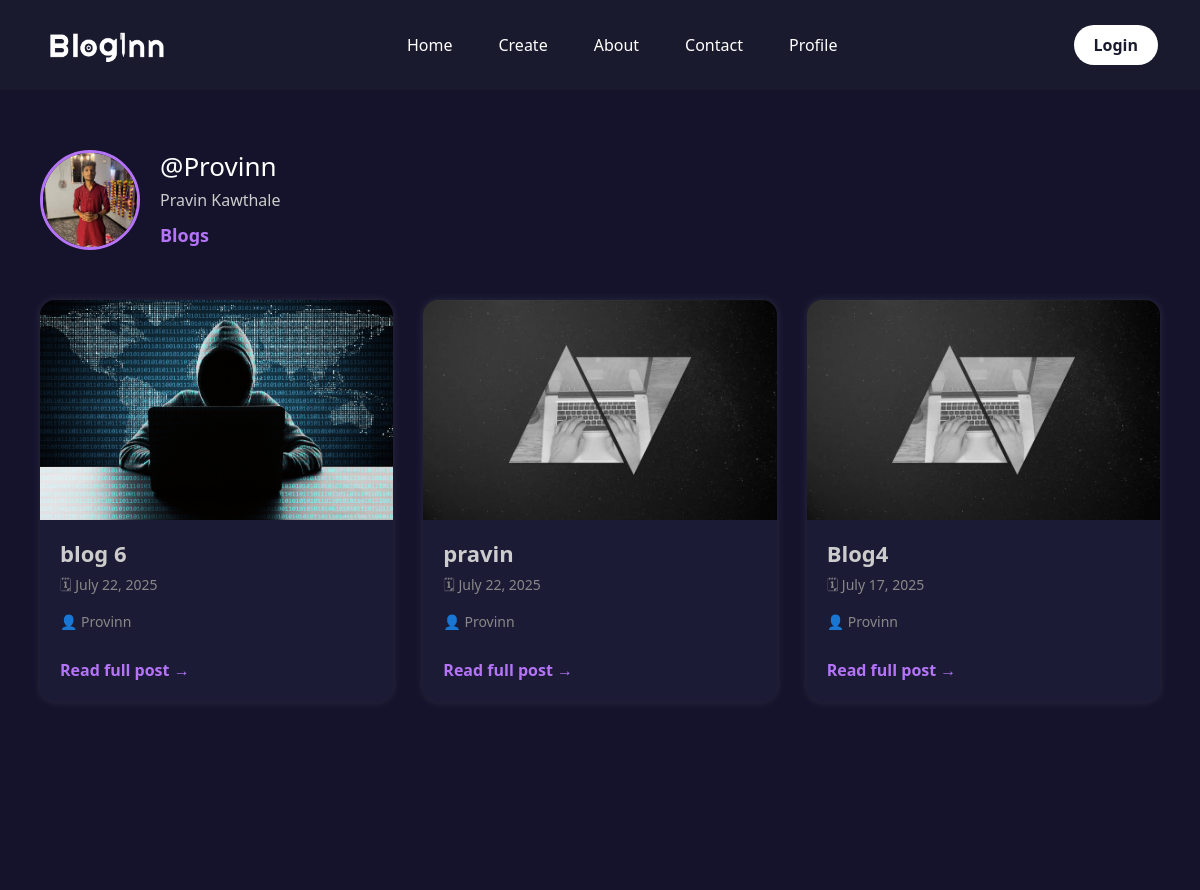
/users/Provinn/, run on the app's committed database.
### users/models.py (models this page shows, shortened)
class profile(models.Model):
    user = models.OneToOneField(User, on_delete=models.CASCADE)
    image = models.ImageField(default='default.jpg', upload_to='profile_pics')
    gender = models.CharField(default='Other', max_length=10, choices=[('Male', 'Male'), ('Female', 'Female'), ('Other', 'Other')])
    age = models.IntegerField(null=True, blank=True)
    fullname = models.CharField(max_length=100, null=True, blank=True)
    summary = models.TextField(max_length=500, null=True, blank=True)

### blog/models.py (models this page shows, shortened)
class Post(models.Model):
    title=models.CharField(max_length=100)
    content=models.TextField()
    date_posted=models.DateTimeField(default=timezone.now)
    author=models.ForeignKey(User,on_delete=models.CASCADE)
    image=models.ImageField(default="background.jpg",upload_to='blog')
    liked_users = models.ManyToManyField(User, through='Like', related_name='liked_posts')

### blog/views.py (the view)
# urls.py: path("users/<str:username>/",UserPostListView.as_view(),name="user-posts"),
class UserPostListView(ListView):
    model=Post
    template_name="blog/users_post.html"
    context_object_name = 'posts'
    paginate_by=5
    def get_queryset(self):
        user=get_object_or_404(User,username=self.kwargs.get('username'))
        return Post.objects.filter(author=user).order_by('-date_posted')
    def get_context_data(self, **kwargs):
        context = super().get_context_data(**kwargs)
        context['user'] = get_object_or_404(User, username=self.kwargs.get('username'))
        return context

### blog/templates/blog/users_post.html (shortened to what this page needs)
{% extends "blog/base.html" %}
{% block content %}
<div class="user-posts-container">
    {% if posts %}
        <div class="user-profile">
            <div class="user-info">
                {% if user.profile.image %}
                    <img src="{{ user.profile.image.url }}" alt="Profile Picture" class="user-image">
                {% else %}
                    <img src="https://via.placeholder.com/100" alt="No Image" class="user-image">
                {% endif %}
                <div class="user-details">
                    <h2>@{{ user.username }}</h2>
                    <p>{{ user.first_name }} {{ user.last_name }}</p>
                    <div class="post-count">{{ posts.paginator.count }} Blogs</div>
                </div>
            </div>
        </div>
        <div class="grid-container">
            {% for post in posts %}
                <div class="post-card">
                    {% if post.image %}
                        <img src="{{ post.image.url }}" class="post-image" alt="Post Image">
                    {% else %}
                        <img src="https://via.placeholder.com/300x220?text=No+Image" class="post-image" alt="No Image">
                    {% endif %}
                    <div class="post-meta">
                        <h3 class="post-title">{{ post.title }}</h3>
                        <p class="post-date">🗓 {{ post.date_posted|date:"F j, Y" }}</p>
                        <p class="post-author">👤 {{ post.author }}</p>
                        <a class="read-more" href="{% url 'post-detail' post.id %}">Read full post →</a>
                    </div>
                </div>
            {% endfor %}
        </div>
    {% else %}
        <p style="color: #999; font-size: 18px; text-align:center;">No posts available by this user.</p>
    {% endif %}
</div>
{% endblock %}

### blog/templates/blog/base.html (style rules this page uses)
body { background-color: #1a1a2e; color: #ffffff; font-family: 'Segoe UI', sans-serif; }

### blog/templates/blog/users_post.html (style rules this page uses)
.user-posts-container { background-color: #14132b; min-height: 100vh; padding: 60px 40px; color: white; }
.user-profile { display: flex; align-items: center; justify-content: space-between; margin-bottom: 50px; flex-wrap: wrap; }
.user-info { display: flex; align-items: center; gap: 20px; }
.user-image { width: 100px; height: 100px; border-radius: 50%; object-fit: cover; border: 3px solid #b574f8; }
.user-details { text-align: left; }
.user-details h2 { font-size: 26px; margin: 0; color: #fff; }
.user-details p { margin: 5px 0 0; color: #ccc; }
.post-count { font-size: 18px; color: #b574f8; font-weight: bold; margin-top: 10px; }
.grid-container { display: grid; grid-template-columns: repeat(auto-fit, minmax(300px, 1fr)); gap: 30px; }
.post-card { background-color: #1c1b36; border-radius: 15px; overflow: hidden; box-shadow: 0 0 10px rgba(255, 255, 255, 0.1); transition: transform 0.3s ease-in-out; }
.post-image { width: 100%; height: 220px; object-fit: cover; }
.post-meta { padding: 20px; text-align: left; }
.post-title { font-size: 22px; font-weight: bold; color: #ccc; }
.post-date, .post-author { color: #888; font-size: 14px; }
.read-more { display: inline-block; margin-top: 10px; font-weight: bold; color: #b574f8; text-decoration: none; }

### data on the page
Post: image (picture), title "blog 6", date_posted "July 22, 2025", author "Provinn"
Post: image (picture), title "pravin", date_posted "July 22, 2025", author "Provinn"
Post: image (picture), title "Blog4", date_posted "July 17, 2025", author "Provinn"

### other printed values
{{ user.username }} "Provinn"
{{ user.first_name }} "Pravin"
{{ user.last_name }} "Kawthale"
